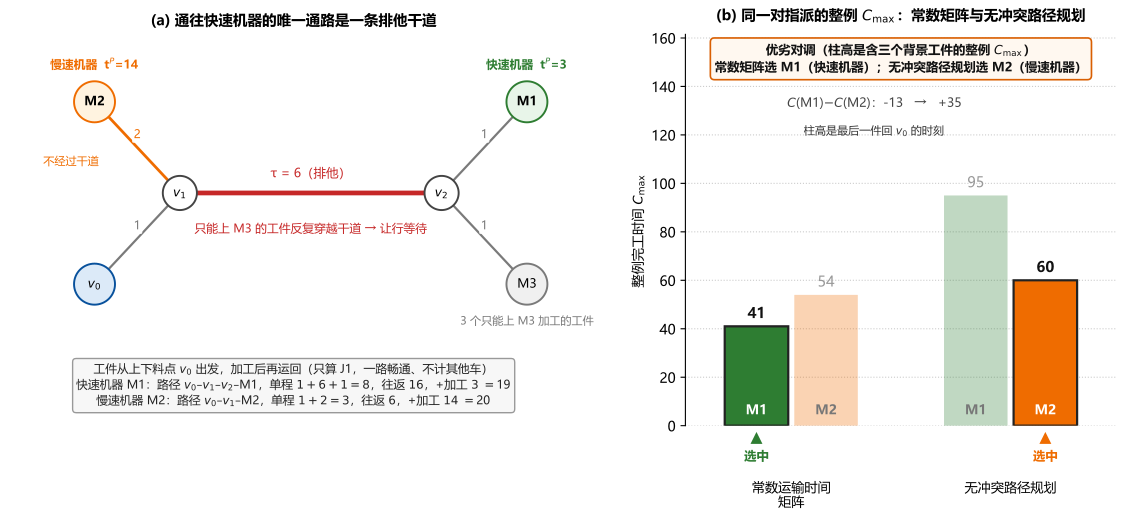

The script that saved this image:
# -*- coding: utf-8 -*-
"""图 1 动机算例中文版。几何与数据同 fig_motivating.py，图内文字为本文件的中文副本。"""
from __future__ import annotations

import json
import os
import sys

sys.path.insert(0, os.path.dirname(os.path.abspath(__file__)))

import fig_motivating as src  # noqa: E402
import matplotlib.pyplot as plt  # noqa: E402

plt.rcParams["font.sans-serif"] = ["Microsoft YaHei", "SimHei", "DejaVu Sans"]

HERE = os.path.dirname(os.path.abspath(__file__))

STRINGS_CN = {
    "delta_sep": "：",
    "title_a": "(a) 通往快速机器的唯一通路是一条排他干道",
    "trunk_tau": "τ = {tau:.0f}（排他）",
    "avoids_trunk": "不经过干道",
    "fast_arm": "快速机器  t$^P$={proc:.0f}",
    "slow_arm": "慢速机器  t$^P$={proc:.0f}",
    "m3_jobs": "{n:.0f} 个只能上 M3 加工的工件",
    "m3_yield": "只能上 M3 的工件反复穿越干道 → 让行等待",
    "two_assign": (
        "工件从上下料点 $v_0$ 出发，加工后再运回（只算 J1，一路畅通、不计其他车）\n"
        "快速机器 M1：路径 $v_0$–$v_1$–$v_2$–M1，单程 $1+{tau:.0f}+1={one1:.0f}$，"
        "往返 ${t1:.0f}$，+加工 ${p1:.0f}$ $=${s1:.0f}\n"
        "慢速机器 M2：路径 $v_0$–$v_1$–M2，单程 $1+2={one2:.0f}$，"
        "往返 ${t2:.0f}$，+加工 ${p2:.0f}$ $=${s2:.0f}"
    ),
    "assign_ylim_lo": -1.70,
    "assign_y": -1.08,
    "title_b": "(b) 同一对指派的整例 $C_{\\max}$：常数矩阵与无冲突路径规划",
    "group_ideal": "常数运输时间\n矩阵",
    "group_routed": "无冲突路径规划",
    "chosen": "选中",
    "reversal": (
        "优劣对调（柱高是含三个背景工件的整例 $C_{{\\max}}$）\n"
        "常数矩阵选 M{a}（快速机器）；无冲突路径规划选 M{b}（慢速机器）"
    ),
    "ylabel": "整例完工时间 $C_{\\max}$",
    "delta_y_mult": 1.40,
    "delta_x": 0.55,
    "ylim_mult": 1.70,
    "bars_note_at": "below_delta",
    "bars_note": "柱高是最后一件回 $v_0$ 的时刻",
}


def main() -> None:
    if not os.path.exists(src.DATA):
        raise SystemExit(f"缺 {src.DATA};先在 clbs/ 下跑 py -m tools.motivating --sweep")
    with open(src.DATA, encoding="utf-8") as f:
        d = json.load(f)

    fig, axes = plt.subplots(1, 2, figsize=(11.4, 5.35),
                             gridspec_kw={"width_ratios": [1.32, 1.0]})
    src.panel_layout(axes[0], d["params"], STRINGS_CN)
    src.panel_reversal(axes[1], d, STRINGS_CN)

    fig.tight_layout(w_pad=2.0)
    stem = os.path.join(HERE, "fig_motivating_CN")
    fig.savefig(stem + ".pdf", bbox_inches="tight", pad_inches=0.08)
    if os.environ.get("CLBS_FIG_PNG", "1") != "0":
        fig.savefig(stem + ".png", dpi=200, bbox_inches="tight", pad_inches=0.08)
    plt.close(fig)
    print("wrote", stem + ".pdf/.png")


if __name__ == "__main__":
    main()
